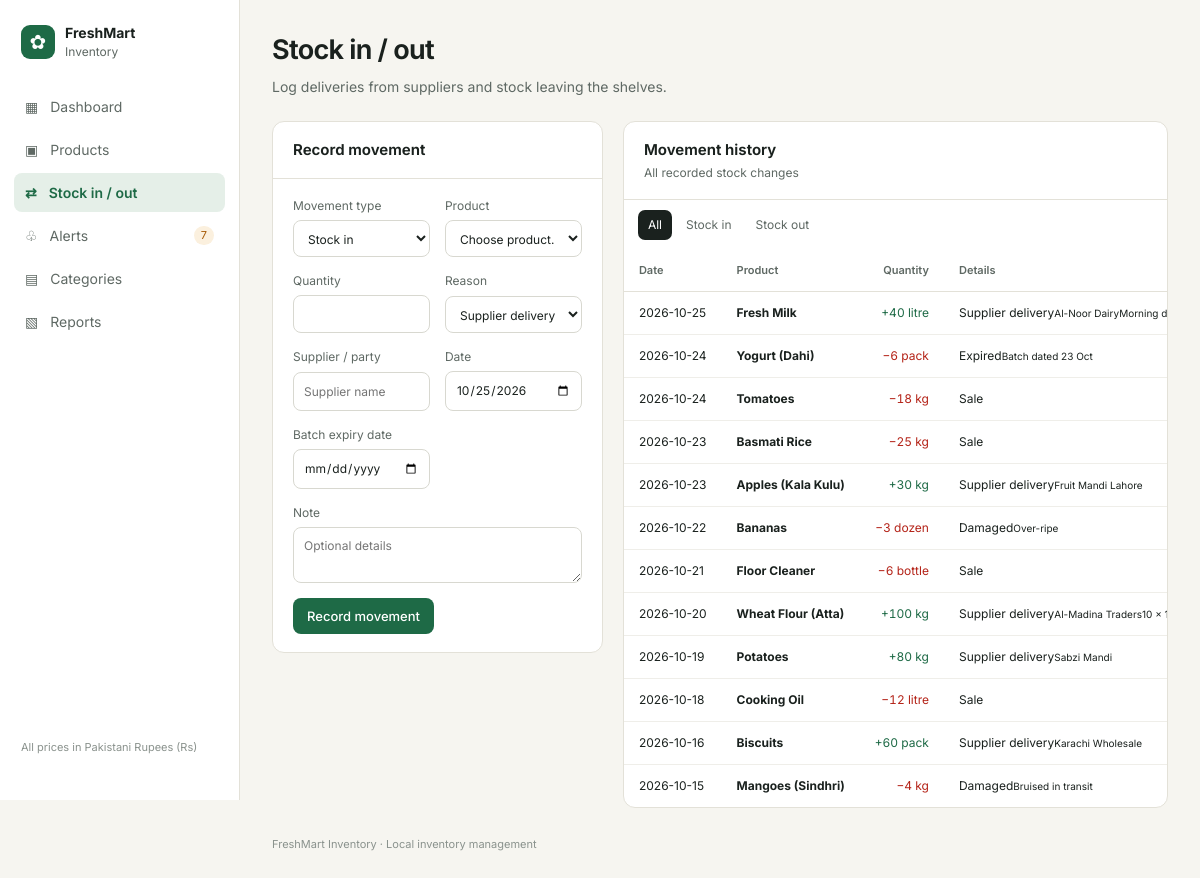
The app's page /stock with its own data.
### tables this page shows
CREATE TABLE transactions(id INTEGER PRIMARY KEY AUTOINCREMENT,product_id INTEGER,product_name TEXT NOT NULL,unit TEXT NOT NULL,type TEXT NOT NULL,quantity INTEGER NOT NULL,reason TEXT NOT NULL,party TEXT DEFAULT '',date TEXT NOT NULL,note TEXT DEFAULT '',FOREIGN KEY(product_id) REFERENCES products(id));

### app.py (the view, shortened to what this page needs)
@app.route('/stock',methods=['GET','POST'])
def stock_page():
    d=common(); d.update(filter=request.args.get('filter','all'),initial_type=request.args.get('type','in'),initial_product=request.args.get('product',''),initial_reason=request.args.get('reason','Sale'))
    if d['filter']!='all': d['transactions']=[t for t in d['transactions'] if t['type']==d['filter']]
    return render_template('stock.html',**d,title='Stock in / out')

### app.py (called while the page is built)
def db():
    conn=sqlite3.connect(DB_PATH); conn.row_factory=sqlite3.Row; return conn

def all_products():
    with db() as c: return [dict(r) for r in c.execute('SELECT * FROM products ORDER BY name')]

def all_transactions():
    with db() as c: return [dict(r) for r in c.execute('SELECT * FROM transactions ORDER BY date DESC,id DESC')]

def expiry_status(p):
    if not p.get('expiry_date'): return ('none',None)
    days=(date.fromisoformat(p['expiry_date'])-date.today()).days
    return ('expired' if days<0 else 'soon' if days<=7 else 'ok',days)

def common():
    products=all_products(); tx=all_transactions()
    low=[p for p in products if p['quantity']<=p['reorder_level']]
    expiry=[]
    for p in products:
        st,days=expiry_status(p)
        if st in ('expired','soon'): expiry.append({**p,'expiry_status':st,'days':days})
    expiry.sort(key=lambda x:x['days'])
    return dict(products=products,transactions=tx,categories=CATEGORIES,units=UNITS,reasons=REASONS,low_stock=low,expiry_watch=expiry)

@app.context_processor
def inject(): return {'today':date.today().isoformat(),'money':lambda n:'Rs {:,.0f}'.format(n),'qty':lambda n,u:f'{n:,} {u}','category_name':lambda cid:next((x[1] for x in CATEGORIES if x[0]==cid),cid),'stock_status':stock_status,'expiry_status':expiry_status}

### templates/stock.html
{% extends 'base.html' %}{% block content %}<div class="page-head"><div><h1>Stock in / out</h1><p>Log deliveries from suppliers and stock leaving the shelves.</p></div></div><div class="stock-grid"><section class="panel form-panel"><div class="panel-head"><h2>Record movement</h2></div><form method="post" class="form-grid" data-stock-form><label>Movement type<select name="type" id="movement-type"><option value="in" {% if initial_type=='in' %}selected{% endif %}>Stock in</option><option value="out" {% if initial_type=='out' %}selected{% endif %}>Stock out</option></select></label><label>Product<select name="product_id" required><option value="">Choose product…</option>{% for p in products %}<option value="{{ p.id }}" data-qty="{{ p.quantity }}" data-unit="{{ p.unit }}" {% if initial_product|string==p.id|string %}selected{% endif %}>{{ p.name }} ({{ p.quantity }} {{ p.unit }})</option>{% endfor %}</select></label><label>Quantity<input type="number" name="quantity" min="1" step="1" required></label><label>Reason<select name="reason" id="movement-reason"><option value="Supplier delivery">Supplier delivery</option>{% for r in reasons %}<option {% if initial_reason==r %}selected{% endif %}>{{ r }}</option>{% endfor %}</select></label><label class="party-field">Supplier / party<input name="party" placeholder="Supplier name"></label><label>Date<input name="date" type="date" value="{{ today }}" required></label><label>Batch expiry date<input name="expiry_date" type="date"></label><label class="wide">Note<textarea name="note" rows="2" placeholder="Optional details"></textarea></label><div class="wide"><button class="btn primary">Record movement</button></div></form></section><section class="panel"><div class="panel-head"><div><h2>Movement history</h2><p>All recorded stock changes</p></div></div><div class="filter-pills"><a class="{{ 'selected' if filter=='all' else '' }}" href="{{ url_for('stock_page',filter='all') }}">All</a><a class="{{ 'selected' if filter=='in' else '' }}" href="{{ url_for('stock_page',filter='in') }}">Stock in</a><a class="{{ 'selected' if filter=='out' else '' }}" href="{{ url_for('stock_page',filter='out') }}">Stock out</a></div><div class="table-wrap"><table><thead><tr><th>Date</th><th>Product</th><th class="num">Quantity</th><th>Details</th></tr></thead><tbody>{% for t in transactions %}<tr><td>{{ t.date }}</td><td><b>{{ t.product_name }}</b></td><td class="num {{ 'green-text' if t.type=='in' else 'danger-text' }}">{{ '+' if t.type=='in' else '−' }}{{ qty(t.quantity,t.unit) }}</td><td>{{ t.reason }}{% if t.party %}<small>{{ t.party }}</small>{% endif %}{% if t.note %}<small>{{ t.note }}</small>{% endif %}</td></tr>{% else %}<tr><td colspan="4" class="empty">No movements yet.</td></tr>{% endfor %}</tbody></table></div></section></div>{% endblock %}

### static/style.css (style rules this page uses)
:root { --canvas:#f6f5f0;--surface:#fff;--ink:#1a211e;--muted:#5f6964;--subtle:#8a928d;--line:#e3e1d8;--brand:#1e6a46;--brand-hover:#17573a;--brand-soft:#e5efe8;--warn:#a65a06;--warn-soft:#fbf0de;--danger:#b42318;--danger-soft:#fbe8e6 }
* { box-sizing:border-box }
body { margin:0;background:var(--canvas);color:var(--ink);font-family:Inter,system-ui,sans-serif;font-size:14px;line-height:1.5 }
.page-head { display:flex;justify-content:space-between;align-items:flex-end;gap:16px;margin-bottom:24px }
.page-head h1 { font-size:27px;letter-spacing:-.7px;margin:0;font-weight:650 }
.page-head p { color:var(--muted);margin:5px 0 0 }
.btn { border:1px solid transparent;border-radius:8px;display:inline-flex;align-items:center;justify-content:center;gap:7px;padding:9px 13px;font:500 13px Inter,sans-serif;text-decoration:none;cursor:pointer;white-space:nowrap }
.btn.primary { background:var(--brand);color:#fff }
.panel { background:white;border:1px solid var(--line);border-radius:12px;overflow:hidden;min-width:0 }
.panel-head { display:flex;justify-content:space-between;align-items:center;gap:14px;padding:17px 20px;border-bottom:1px solid var(--line) }
.panel-head h2 { font-size:15px;margin:0;font-weight:650 }
.panel-head p { margin:3px 0 0;color:var(--muted);font-size:12px }
.green-text { color:var(--brand)!important }
.danger-text { color:var(--danger)!important }
input,select,textarea { font:inherit;color:var(--ink);background:white;border:1px solid #d8d8d0;border-radius:8px;padding:9px 10px;min-width:0;width:100%;outline:none }
.table-wrap { overflow-x:auto }
table { border-collapse:collapse;width:100%;font-size:12px;white-space:nowrap }
th { text-align:left;color:var(--muted);font-weight:600;font-size:11px;background:#fff;padding:12px 15px;border-bottom:1px solid var(--line) }
td { padding:12px 15px;border-bottom:1px solid #efeee9;vertical-align:middle }
tbody tr:last-child td { border-bottom:0 }
.num { text-align:right;font-variant-numeric:tabular-nums }
.mini-form label,.form-grid label { display:grid;gap:5px;font-size:12px;color:var(--muted) }
.form-panel { padding-bottom:18px;margin-top:22px }
.form-grid { padding:18px 20px 0;display:grid;grid-template-columns:repeat(2,minmax(0,1fr));gap:15px }
.form-grid .wide { grid-column:1/-1 }
.form-grid .btn { justify-self:start }
.stock-grid { display:grid;grid-template-columns:minmax(290px, .85fr) minmax(0,1.4fr);gap:20px;align-items:start }
.stock-grid .form-panel { margin-top:0 }
.filter-pills { display:flex;gap:4px;padding:10px 14px }
.filter-pills a { padding:6px 10px;border-radius:7px;text-decoration:none;color:var(--muted);font-size:12px }
.filter-pills a.selected { background:var(--ink);color:white }

### records on screen
transactions: date "2026-10-25", product_name "Fresh Milk", type "+", quantity+unit "40 litre", reason "Supplier delivery", party "Al-Noor Dairy", note "Morning…"
transactions: date "2026-10-24", product_name "Yogurt (Dahi)", type "−", quantity+unit "6 pack", reason "Expired", note "Batch dated 23 Oct"
transactions: date "2026-10-24", product_name "Tomatoes", type "−", quantity+unit "18 kg", reason "Sale"
transactions: date "2026-10-23", product_name "Basmati Rice", type "−", quantity+unit "25 kg", reason "Sale"
transactions: date "2026-10-23", product_name "Apples (Kala Kulu)", type "+", quantity+unit "30 kg", reason "Supplier delivery", party "Fruit Mandi Lahore"
transactions: date "2026-10-22", product_name "Bananas", type "−", quantity+unit "3 dozen", reason "Damaged", note "Over-ripe"
transactions: date "2026-10-21", product_name "Floor Cleaner", type "−", quantity+unit "6 bottle", reason "Sale"
transactions: date "2026-10-20", product_name "Wheat Flour (Atta)", type "+", quantity+unit "100 kg", reason "Supplier delivery", party "Al-Madina Traders", note "10 ×…"
transactions: date "2026-10-19", product_name "Potatoes", type "+", quantity+unit "80 kg", reason "Supplier delivery", party "Sabzi Mandi"
transactions: date "2026-10-18", product_name "Cooking Oil", type "−", quantity+unit "12 litre", reason "Sale"
transactions: date "2026-10-16", product_name "Biscuits", type "+", quantity+unit "60 pack", reason "Supplier delivery", party "Karachi Wholesale"
transactions: date "2026-10-15", product_name "Mangoes (Sindhri)", type "−", quantity+unit "4 kg", reason "Damaged", note "Bruised in transit"

### other values on screen
{{ icon }} "▦" "▣" "⇄" "♧" "▤" "▧"
{{ label }} "Dashboard" "Products" "Stock in / out" "Alerts" "Categories" "Reports"
{{ low_stock|length }} "7"
